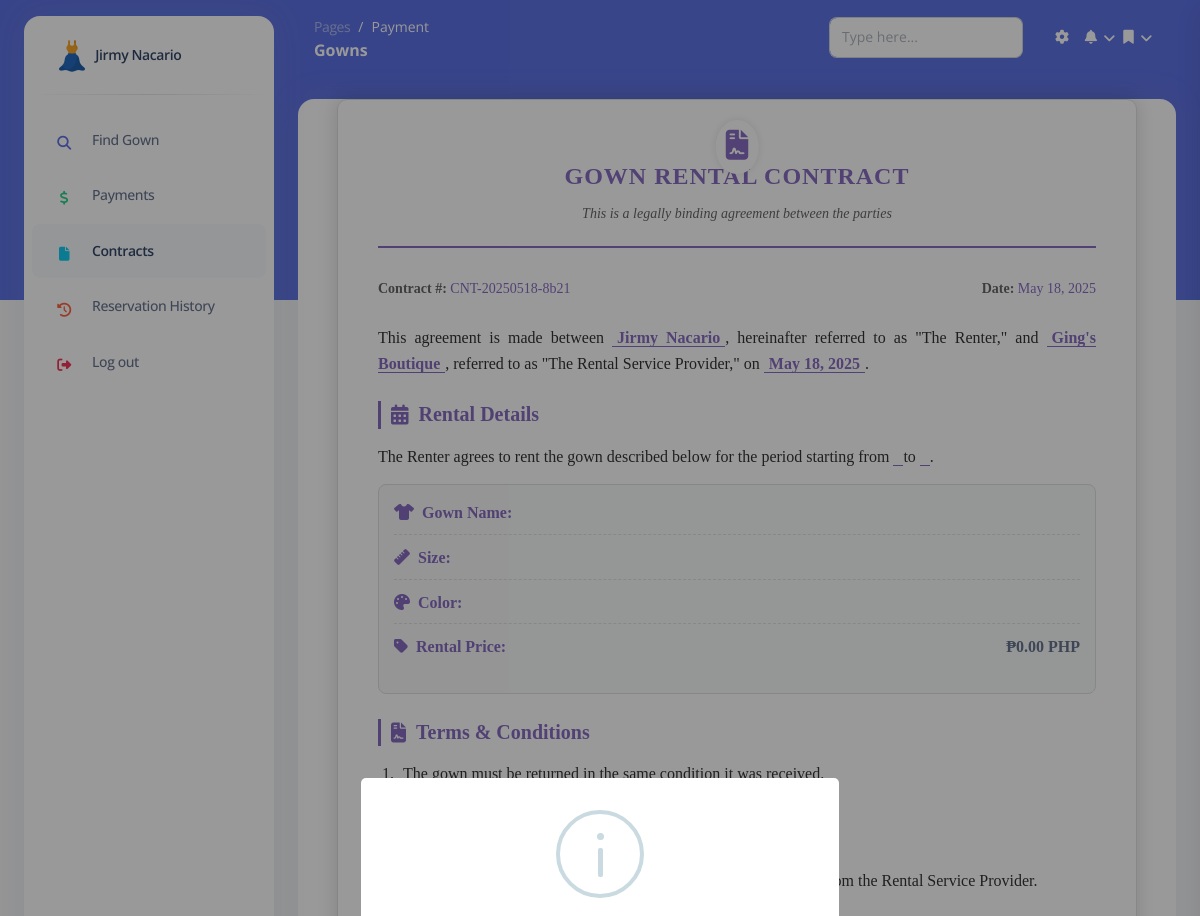
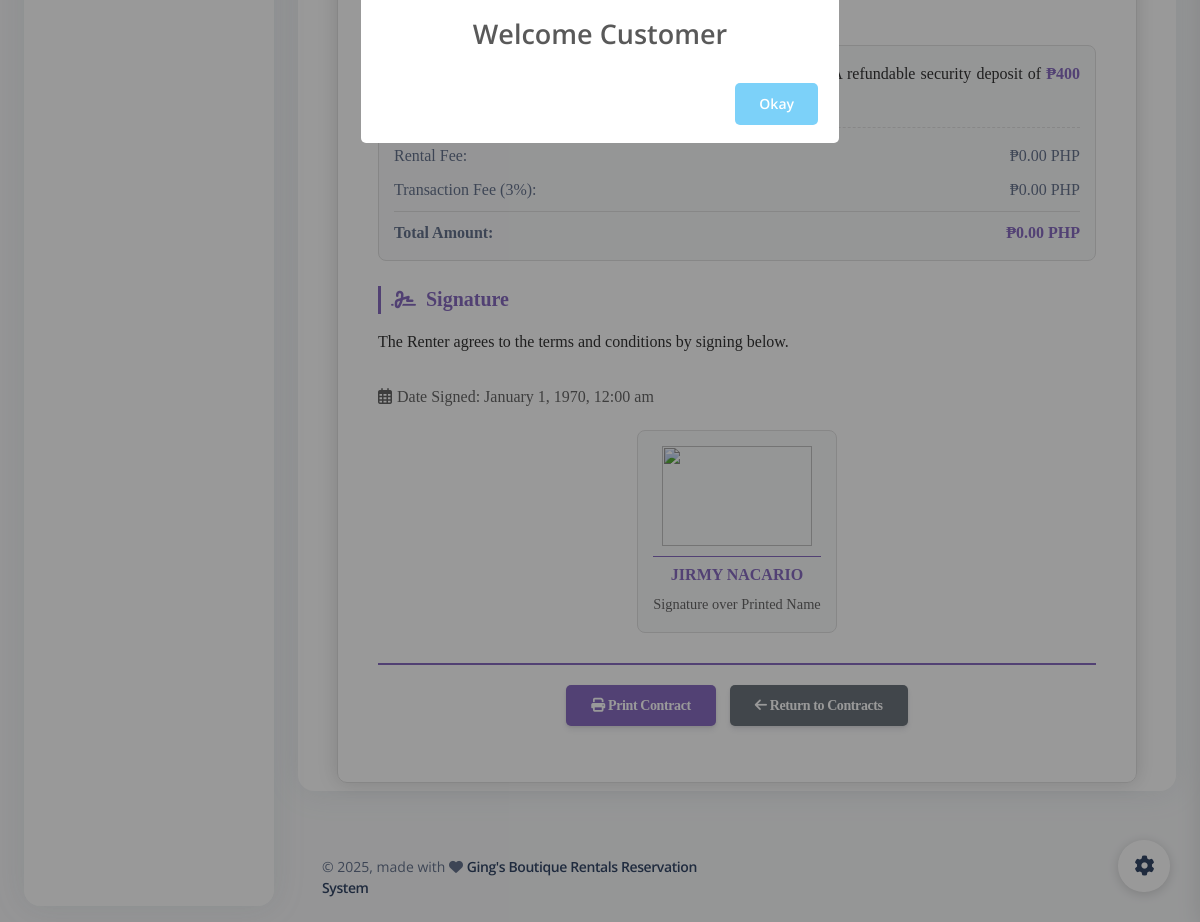
The app's page /pages/my_contracts.php (signed in) with its own data (2 pictures, top to bottom).
### tables this page shows
CREATE TABLE `users` (
  `user_id` int(11) NOT NULL,
  `full_name` varchar(100) NOT NULL,
  `email` varchar(100) NOT NULL,
  `password` varchar(255) NOT NULL,
  `phone_number` varchar(15) DEFAULT NULL,
  `address` text DEFAULT NULL,
  `created_at` timestamp NOT NULL DEFAULT current_timestamp(),
  `user_type` varchar(60) DEFAULT NULL,
  `profile` varchar(200) NOT NULL,
  `otp` varchar(100) NOT NULL,
  `status` varchar(40) NOT NULL
);

### pages/my_contracts.php (the view, shortened to what the rows shown need)
<?php
include('process/config.php');
if (isset($_SESSION['email'])) {
  $uemail = $_SESSION['email'];
  $sql_session = "SELECT * FROM users WHERE email = '$uemail'";
  $result_session = $conn->query($sql_session);
  if ($result_session->num_rows > 0) {
    $row_session = $result_session->fetch_assoc();
    $full_name = htmlspecialchars($row_session['full_name']);
  } else {
    header('location: ../index.php');
    exit();
  }
}
?>
<!DOCTYPE html>
<html lang="en">
  <?php include('header.php');?>
</head>
<body class="g-sidenav-show   bg-gray-100">
  <aside class="sidenav bg-white navbar navbar-vertical navbar-expand-xs border-0 border-radius-xl my-3 fixed-start ms-4 " id="sidenav-main">
    <div class="sidenav-header">
      <a class="navbar-brand m-0" href="#" target="_blank">
        <img src="images/dress.png" class="navbar-brand-img h-100" alt="main_logo">
        <span class="ms-1 font-weight-bold"><?php echo $full_name ?></span>
      </a>
    </div>
  </aside>
  <main class="main-content position-relative border-radius-lg ">
    <div class="container-fluid py-4">
    <div class="row">
    <div class="col-12">
        <div class="card mb-4">
            <div class="card-body px-0 pt-0 pb-2" style="position: relative; background-image: url('background.jpg'); background-size: cover; background-position: center; background-repeat: no-repeat; padding: 20px;">
                <div class="contract-container" id="contractContent" style="padding: 40px; border-radius: 10px; font-family: 'Times New Roman', Times, serif; background-color: rgba(255, 255, 255, 0.95); box-shadow: 0px 0px 20px rgba(0,0,0,0.15); max-width: 800px; margin: 0 auto; border: 1px solid #e0e0e0;">
                    <div style="display: flex; justify-content: space-between; margin-bottom: 25px; font-size: 14px; color: #666;">
                        <div><strong>Contract #:</strong> <span style="color: #886CC0;"><?php echo "CNT-" . date("Ymd") . "-" . substr(md5($full_name), 0, 4); ?></span></div>
                    </div>
                    <div style="margin-bottom: 25px;">
                        <p style="text-align: justify; color: #333; line-height: 1.6; margin-bottom: 15px;">
                            This agreement is made between
                            <span style="font-weight: bold; color: #886CC0; border-bottom: 1px solid #886CC0; padding: 0 5px;"><?php echo $full_name?></span>,
                            hereinafter referred to as "The Renter," and
                            <span style="font-weight: bold; color: #886CC0; border-bottom: 1px solid #886CC0; padding: 0 5px;">Ging's Boutique</span>,
                            referred to as "The Rental Service Provider," on
                            <span style="font-weight: bold; color: #886CC0; border-bottom: 1px solid #886CC0; padding: 0 5px;"><?php echo date("F j, Y"); ?></span>.
                        </p>
                    </div>
                    <div style="margin-bottom: 25px;">
                        <div style="margin-top: 30px;">
                            <div style="margin: 20px 0; text-align: center;">
                                <div style="border: 1px solid #e0e0e0; padding: 15px; border-radius: 8px; display: inline-block; background: #f8f9fa;">
                                    <img id="signatureImg" src="uploads/<?php echo $signature ?>" alt="<?php echo $signature ?>" style="width: 150px; height: 100px; margin-bottom: 10px;">
                                    <p style="border-top: 1px solid #886CC0; padding-top: 5px; margin: 0; font-weight: bold; color: #886CC0;">
                                        <?php echo strtoupper($full_name); ?>
                                    </p>
                                    <p style="color: #666; margin: 5px 0 0 0; font-size: 0.9em;">Signature over Printed Name</p>
                                </div>
                            </div>
                        </div>
                    </div>
                </div>
            </div>
        </div>
        <br>
    </div>
</div>
  </main>
</body>
</html>

### records on screen
users: full_name "Jirmy Nacario", full_name "8b21", full_name "JIRMY NACARIO"

### other values on screen
$price "0.00"
$interest "0.00"
$total "0.00"
date("F j, Y, g:i a", strtotime($date_signed)) "January 1, 1970, 12:00 am"
